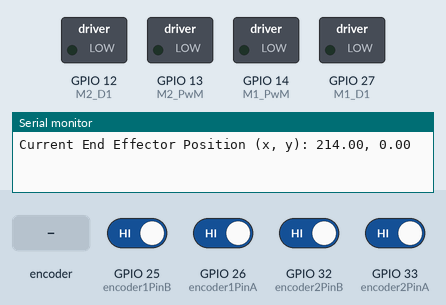
A sketch run on a simulated ESP32. Parts: switched loads named in the sketch (green lamp = pin HIGH), the last lines printed to the serial monitor. Inputs (shaded band) come from the test bench; at power-on: GPIO 25 (encoder1PinB), GPIO 26 (encoder1PinA), GPIO 32 (encoder2PinB), GPIO 33 (encoder2PinA) HIGH.

Above: at 0.1 s.
At 1.2 s:
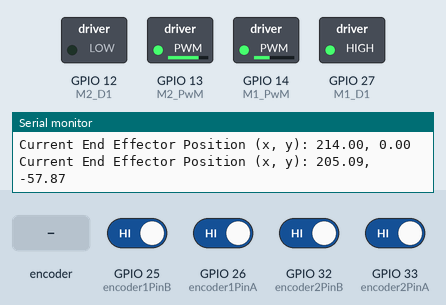
1.3 s: rotary encoder on GPIO 26 (encoder1PinA) / GPIO 25 (encoder1PinB) turned 1 step (first pin leading)
At 2.8 s:
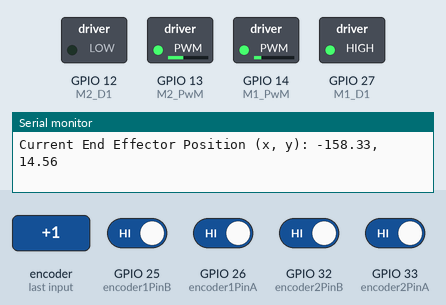
4.5 s: GPIO 33 (encoder2PinA) driven LOW
Timing chart, 0 to 31.5 s (numbered marks = the images above; inputs shaded):
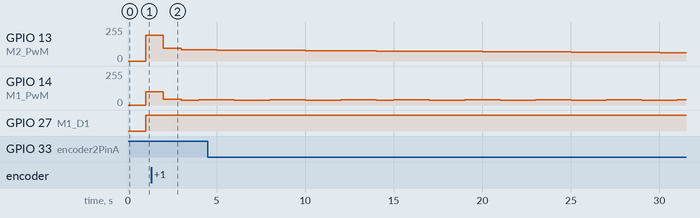

The sketch:

mini_project-2_task-1.ino
```cpp
#include <Arduino.h>
#include <math.h>

const int M1_PwM = 14; // PWM pin for motor 1
const int M2_PwM = 13; // PWM pin for motor 2
const int M1_D1 = 27; // Direction pin 1 for motor 1
const int M1_C = 35;  // current sensor pin for motor 1
const int M2_D1 = 12; // Direction pin 1 for motor 2
const int M2_C = 34;  // current sensor pin for motor 2

const int encoder1PinA = 26; // Encoder 1 signal A pin
const int encoder1PinB = 25; // Encoder 1 signal B pin
const int encoder2PinA = 33; // Encoder 2 signal A pin
const int encoder2PinB = 32; // Encoder 2 signal B pin

const int pulsesPerRevolution = 2048; //PPR for the AMT1120

const float link1Length = 107.0; // Length of link 1 in mm
const float link2Length = 107.0; // Length of link 2 in mm

volatile int encoderPosition1 = 0;
volatile int encoderPosition2 = 0;

// Desired end effector positions (x, y)
const float x_desired[] = {135,-135};
const float y_desired[] = {10,-10};

float kp1 = 0.596; // Proportional gain motor 1
float kp2 = 0.356; // Proportional gain motor 2
float kd = -0.005; // Derivative gain

float previousError1 = 0.0; // Initialize previous error for X
float previousError2 = 0.0; // Initialize previous error for Y

int currentPositionIndex = 0; // Index for the current desired position

void setup() {
  Serial.begin(9600);

  pinMode(encoder1PinA, INPUT_PULLUP);
  pinMode(encoder1PinB, INPUT_PULLUP);
  pinMode(encoder2PinA, INPUT_PULLUP);
  pinMode(encoder2PinB, INPUT_PULLUP);

  // Attach interrupt handlers for encoder pulses
  attachInterrupt(digitalPinToInterrupt(encoder1PinA), handleEncoder1Interrupt, CHANGE);
  attachInterrupt(digitalPinToInterrupt(encoder2PinA), handleEncoder2Interrupt, CHANGE);

  // Motor control pins setup
  pinMode(M1_D1, OUTPUT);
  pinMode(M2_D1, OUTPUT);
  pinMode(M1_PwM, OUTPUT);
  pinMode(M2_PwM, OUTPUT);
}

void loop() {
  // Calculate the current end effector position (x_current, y_current) using forward kinematics
  float theta1 = radians(static_cast<float>(encoderPosition1) / pulsesPerRevolution * 360.0);
  float theta2 = radians(static_cast<float>(encoderPosition2) / pulsesPerRevolution * 360.0);

  // Calculate joint angles using inverse kinematics
  float x_current = link1Length * cos(theta1) + link2Length * cos(theta1 + theta2);
  float y_current = link1Length * sin(theta1) + link2Length * sin(theta1 + theta2);

  // Calculate the error between the current and desired positions
  float error_x = x_desired[currentPositionIndex] - x_current;
  float error_y = y_desired[currentPositionIndex] - y_current;

  // Calculate the Jacobian matrix
  float J[2][2];
  J[0][0] = -link1Length * sin(theta1) - link2Length * sin(theta1 + theta2);
  J[0][1] = -link2Length * sin(theta1 + theta2);
  J[1][0] = link1Length * cos(theta1) + link2Length * cos(theta1 + theta2);
  J[1][1] = link2Length * cos(theta1 + theta2);

  // Calculate the pseudo-inverse of the Jacobian matrix
  float J_inv[2][2];
  float det = J[0][0] * J[1][1] - J[0][1] * J[1][0];
  J_inv[0][0] = J[1][1] / det;
  J_inv[0][1] = -J[0][1] / det;
  J_inv[1][0] = -J[1][0] / det;
  J_inv[1][1] = J[0][0] / det;

  // Calculate the desired end effector velocity
  float endEffectorVelocity[2];
  endEffectorVelocity[0] = kp1 * error_x;
  endEffectorVelocity[1] = kp2 * error_y;

  // Calculate the joint velocities using the Jacobian transpose
  float jointVelocity[2];
  jointVelocity[0] = J_inv[0][0] * endEffectorVelocity[0] + J_inv[0][1] * endEffectorVelocity[1];
  jointVelocity[1] = J_inv[1][0] * endEffectorVelocity[0] + J_inv[1][1] * endEffectorVelocity[1];

  // Update encoder positions based on joint velocities
  encoderPosition1 += static_cast<int>(degrees(jointVelocity[0]) / 360.0 * pulsesPerRevolution);
  encoderPosition2 += static_cast<int>(degrees(jointVelocity[1]) / 360.0 * pulsesPerRevolution);

  // Map encoder positions to motor speeds (adjust these mappings as needed)
  int motorSpeed1 = map(encoderPosition1, -pulsesPerRevolution, pulsesPerRevolution, -255, 255);
  int motorSpeed2 = map(encoderPosition2, -pulsesPerRevolution, pulsesPerRevolution, -255, 255);

  // Move the motors based on motor speeds
  digitalWrite(M1_D1, motorSpeed1 > 0 ? HIGH : LOW);
  digitalWrite(M2_D1, motorSpeed2 > 0 ? HIGH : LOW);
  analogWrite(M1_PwM, abs(motorSpeed1));
  analogWrite(M2_PwM, abs(motorSpeed2));

  // Check if the end effector is close to the desired position
  if (abs(error_x) < 5.0 && abs(error_y) < 5.0) {
    // Move to the next desired position
    currentPositionIndex++;
    if (currentPositionIndex >= sizeof(x_desired) / sizeof(x_desired[0])) {
      currentPositionIndex = 0; // Loop back to the beginning
    }
  }

  // Print the current end effector position
  Serial.print("Current End Effector Position (x, y): ");
  Serial.print(x_current);
  Serial.print(", ");
  Serial.println(y_current);

  // Delay
  delay(1000);
}


void handleEncoder1Interrupt() {
  // Read the current state of encoder1PinA
  int stateA = digitalRead(encoder1PinA);

  // Read the current state of encoder1PinB
  int stateB = digitalRead(encoder1PinB);

  // Determining the direction of rotation based on the states of A and B
  int direction = (stateA == stateB) ? 1 : -1;

  // Update encoder 1 position
  encoderPosition1 += direction;
}

void handleEncoder2Interrupt() {
  // Read the current state of encoder2PinA
  int stateA = digitalRead(encoder2PinA);

  // Read the current state of encoder2PinB
  int stateB = digitalRead(encoder2PinB);

  // Determining the direction of rotation based on the states of A and B
  int direction = (stateA == stateB) ? 1 : -1;

  // Update encoder 2 position
  encoderPosition2 += direction;
}
```
